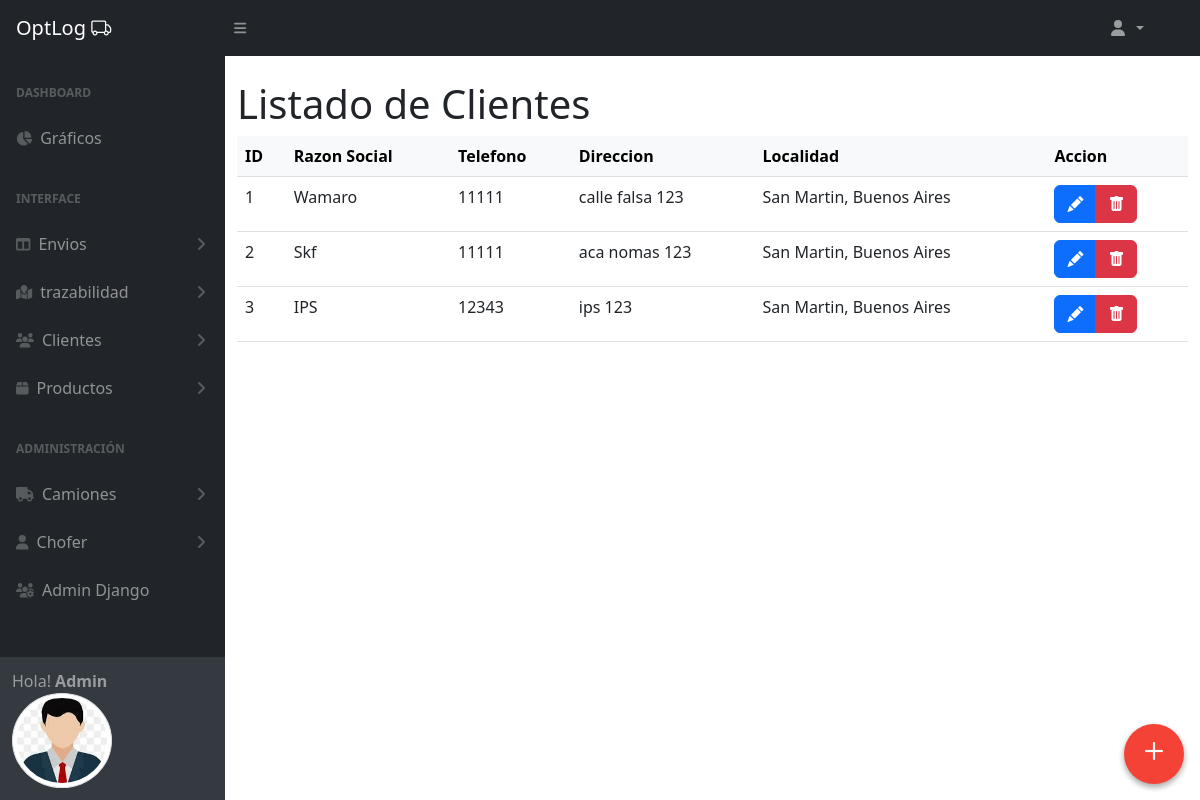
The page /clientes/ (signed in) on the database as committed earlier.
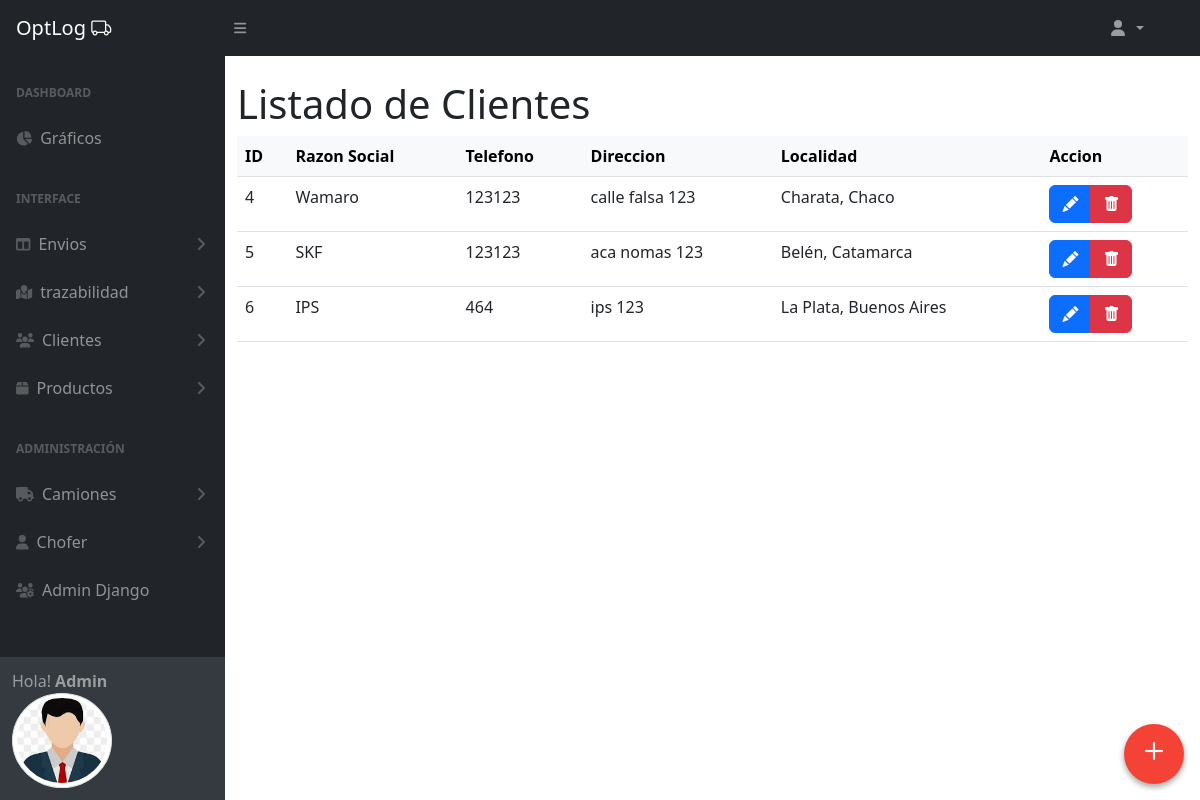
The same page on the database as committed later.
### clientes/models.py (models this page shows, shortened)
class Cliente(models.Model):
    nombre = models.CharField(max_length=255)
    direccion = models.CharField(max_length=255)
    telefono = models.CharField(max_length=20)
    email = models.EmailField(null=True, blank=True)
    localidad = models.ForeignKey('miscelaneas.Localidad', on_delete=models.SET_NULL, null=True)
    class Meta:
        verbose_name = 'Cliente'
        verbose_name_plural = 'Clientes'

### miscelaneas/models.py (models this page shows)
class Localidad(models.Model):
    localidad = models.CharField(max_length=100)
    provincia = models.ForeignKey(Provincia, on_delete=models.CASCADE)
    def __str__(self):
        return f"{self.localidad}, {self.provincia}"
    class Meta:
        verbose_name = 'Localidad'
        verbose_name_plural = 'Localidades'

class Provincia(models.Model):
    nombre = models.CharField(max_length=100)
    def __str__(self):
        return self.nombre

### clientes/views.py (the view)
# urls.py: path('', views.ClienteListView.as_view(), name='clientes_list'),
class ClienteListView(LoginRequiredMixin,ListView):
    model = Cliente
    template_name = 'clientes/clientes_list.html'
    context_object_name = 'clientes'

### clientes/templates/clientes/cliente_list.html (shortened to what this page needs)
{% extends 'core/base_admin.html' %}
{% block main %}
<div class="container mt-4">
  <h1 class="title">Listado de Clientes</h1>
  <table class="table table-hover">
    <thead class="table-light">
      <tr>
        <th>ID</th>
        <th>Razon Social</th>
        <th>Telefono</th>
        <th>Direccion</th>
        <th>Localidad</th>
        <th>Accion</th>
      </tr>
    </thead>
    <tbody>
      {% for object in object_list %}
      <tr>
        <td>{{object.id}}</td>
        <td>{{object.nombre | capfirst}}</td>
        <td>{{object.telefono}}</td>
        <td>{{object.direccion}}</td>
        <td>{{object.localidad}}</td>
        <td>
          <div class="btn-group" role="group" aria-label="Basic example">
            <a href="{% url 'clientes:cliente_edit' object.id %}" type="button" class="btn btn-primary"><i class="bi-pencil-fill"></i></a>
            <button type="button" class="btn btn-danger" data-bs-toggle="modal" data-bs-target="#deleteModal" data-delete-url="{% url 'clientes:cliente_delete' object.id %}" data-delete-name="{{ object.nombre }}">
              <i class="bi-trash-fill"></i>
            </button>
          </div>
        </td>
      </tr>
      {% empty %}
      <p>No hay registros</p>
      {% endfor %}
    </tbody>
  </table>
</div>
<a href="{% url 'clientes:cliente_create' %} ">
  <div class="to-top">
    <i class="bi-plus"></i>
  </div>
</a>
{% endblock main %}

Rows that differ between the two databases and show on the page:
removed Cliente: id "1", nombre "Wamaro", telefono "11111", direccion "calle falsa 123", localidad "San Martin, Buenos Aires"
removed Cliente: id "2", nombre "Skf", telefono "11111", direccion "aca nomas 123", localidad "San Martin, Buenos Aires"
removed Cliente: id "3", nombre "IPS", telefono "12343", direccion "ips 123", localidad "San Martin, Buenos Aires"
added Cliente: id "4", nombre "Wamaro", telefono "123123", direccion "calle falsa 123", localidad "Charata, Chaco"
added Cliente: id "5", nombre "SKF", telefono "123123", direccion "aca nomas 123", localidad "Belén, Catamarca"
added Cliente: id "6", nombre "IPS", telefono "464", direccion "ips 123", localidad "La Plata, Buenos Aires"
